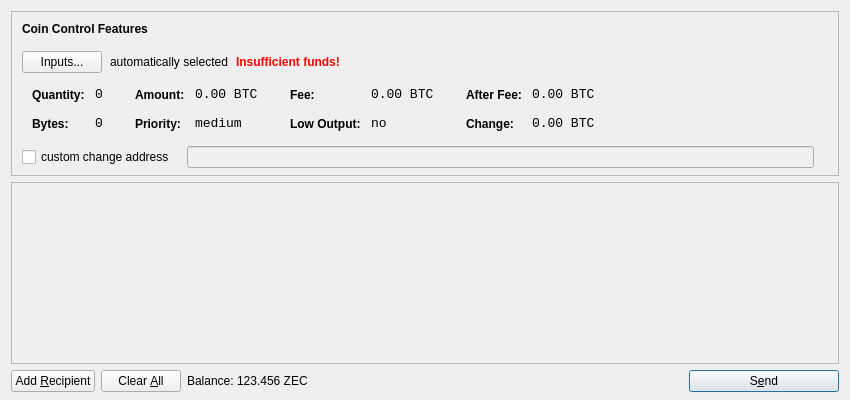
<?xml version="1.0" encoding="UTF-8"?>
<ui version="4.0">
 <class>SendCoinsDialog</class>
 <widget class="QDialog" name="SendCoinsDialog">
  <property name="geometry">
   <rect>
    <x>0</x>
    <y>0</y>
    <width>850</width>
    <height>400</height>
   </rect>
  </property>
  <property name="windowTitle">
   <string>Send Coins</string>
  </property>
  <layout class="QVBoxLayout" name="verticalLayout" stretch="0,1,0">
   <property name="bottomMargin">
    <number>8</number>
   </property>
   <item>
    <widget class="QFrame" name="frameCoinControl">
     <property name="sizePolicy">
      <sizepolicy hsizetype="Expanding" vsizetype="Expanding">
       <horstretch>0</horstretch>
       <verstretch>0</verstretch>
      </sizepolicy>
     </property>
     <property name="maximumSize">
      <size>
       <width>16777215</width>
       <height>16777215</height>
      </size>
     </property>
     <property name="frameShape">
      <enum>QFrame::StyledPanel</enum>
     </property>
     <property name="frameShadow">
      <enum>QFrame::Sunken</enum>
     </property>
     <layout class="QVBoxLayout" name="verticalLayoutCoinControl2">
      <property name="spacing">
       <number>-1</number>
      </property>
      <property name="leftMargin">
       <number>0</number>
      </property>
      <property name="topMargin">
       <number>0</number>
      </property>
      <property name="rightMargin">
       <number>0</number>
      </property>
      <property name="bottomMargin">
       <number>6</number>
      </property>
      <item>
       <layout class="QVBoxLayout" name="verticalLayoutCoinControl" stretch="0,0,0,0,1">
        <property name="spacing">
         <number>0</number>
        </property>
        <property name="leftMargin">
         <number>10</number>
        </property>
        <property name="topMargin">
         <number>10</number>
        </property>
        <item>
         <layout class="QHBoxLayout" name="horizontalLayoutCoinControl1">
          <property name="bottomMargin">
           <number>15</number>
          </property>
          <item>
           <widget class="QLabel" name="labelCoinControlFeatures">
            <property name="sizePolicy">
             <sizepolicy hsizetype="Preferred" vsizetype="Maximum">
              <horstretch>0</horstretch>
              <verstretch>0</verstretch>
             </sizepolicy>
            </property>
            <property name="font">
             <font>
              <weight>75</weight>
              <bold>true</bold>
             </font>
            </property>
            <property name="styleSheet">
             <string notr="true">font-weight:bold;</string>
            </property>
            <property name="text">
             <string>Coin Control Features</string>
            </property>
           </widget>
          </item>
         </layout>
        </item>
        <item>
         <layout class="QHBoxLayout" name="horizontalLayoutCoinControl2" stretch="0,0,0,0">
          <property name="spacing">
           <number>8</number>
          </property>
          <property name="bottomMargin">
           <number>10</number>
          </property>
          <item>
           <widget class="QPushButton" name="pushButtonCoinControl">
            <property name="styleSheet">
             <string notr="true"/>
            </property>
            <property name="text">
             <string>Inputs...</string>
            </property>
           </widget>
          </item>
          <item>
           <widget class="QLabel" name="labelCoinControlAutomaticallySelected">
            <property name="text">
             <string>automatically selected</string>
            </property>
            <property name="margin">
             <number>5</number>
            </property>
           </widget>
          </item>
          <item>
           <widget class="QLabel" name="labelCoinControlInsuffFunds">
            <property name="font">
             <font>
              <weight>75</weight>
              <bold>true</bold>
             </font>
            </property>
            <property name="styleSheet">
             <string notr="true">color:red;font-weight:bold;</string>
            </property>
            <property name="text">
             <string>Insufficient funds!</string>
            </property>
            <property name="margin">
             <number>5</number>
            </property>
           </widget>
          </item>
          <item>
           <spacer name="horizontalSpacerCoinControl">
            <property name="orientation">
             <enum>Qt::Horizontal</enum>
            </property>
            <property name="sizeHint" stdset="0">
             <size>
              <width>40</width>
              <height>1</height>
             </size>
            </property>
           </spacer>
          </item>
         </layout>
        </item>
        <item>
         <widget class="QWidget" name="widgetCoinControl" native="true">
          <property name="sizePolicy">
           <sizepolicy hsizetype="Preferred" vsizetype="Preferred">
            <horstretch>0</horstretch>
            <verstretch>0</verstretch>
           </sizepolicy>
          </property>
          <property name="minimumSize">
           <size>
            <width>0</width>
            <height>0</height>
           </size>
          </property>
          <property name="styleSheet">
           <string notr="true"/>
          </property>
          <layout class="QHBoxLayout" name="horizontalLayoutCoinControl5">
           <property name="margin">
            <number>0</number>
           </property>
           <item>
            <layout class="QHBoxLayout" name="horizontalLayoutCoinControl3" stretch="0,0,0,1">
             <property name="spacing">
              <number>20</number>
             </property>
             <property name="topMargin">
              <number>0</number>
             </property>
             <property name="bottomMargin">
              <number>10</number>
             </property>
             <item>
              <layout class="QFormLayout" name="formLayoutCoinControl1">
               <property name="horizontalSpacing">
                <number>10</number>
               </property>
               <property name="verticalSpacing">
                <number>14</number>
               </property>
               <property name="leftMargin">
                <number>10</number>
               </property>
               <property name="topMargin">
                <number>4</number>
               </property>
               <property name="rightMargin">
                <number>6</number>
               </property>
               <item row="0" column="0">
                <widget class="QLabel" name="labelCoinControlQuantityText">
                 <property name="styleSheet">
                  <string notr="true">font-weight:bold;</string>
                 </property>
                 <property name="text">
                  <string>Quantity:</string>
                 </property>
                 <property name="margin">
                  <number>0</number>
                 </property>
                </widget>
               </item>
               <item row="0" column="1">
                <widget class="QLabel" name="labelCoinControlQuantity">
                 <property name="font">
                  <font>
                   <family>Monospace</family>
                   <pointsize>10</pointsize>
                  </font>
                 </property>
                 <property name="cursor">
                  <cursorShape>IBeamCursor</cursorShape>
                 </property>
                 <property name="contextMenuPolicy">
                  <enum>Qt::ActionsContextMenu</enum>
                 </property>
                 <property name="text">
                  <string notr="true">0</string>
                 </property>
                 <property name="margin">
                  <number>0</number>
                 </property>
                 <property name="textInteractionFlags">
                  <set>Qt::LinksAccessibleByMouse|Qt::TextSelectableByKeyboard|Qt::TextSelectableByMouse</set>
                 </property>
                </widget>
               </item>
               <item row="1" column="0">
                <widget class="QLabel" name="labelCoinControlBytesText">
                 <property name="styleSheet">
                  <string notr="true">font-weight:bold;</string>
                 </property>
                 <property name="text">
                  <string>Bytes:</string>
                 </property>
                </widget>
               </item>
               <item row="1" column="1">
                <widget class="QLabel" name="labelCoinControlBytes">
                 <property name="font">
                  <font>
                   <family>Monospace</family>
                   <pointsize>10</pointsize>
                  </font>
                 </property>
                 <property name="cursor">
                  <cursorShape>IBeamCursor</cursorShape>
                 </property>
                 <property name="contextMenuPolicy">
                  <enum>Qt::ActionsContextMenu</enum>
                 </property>
                 <property name="text">
                  <string notr="true">0</string>
                 </property>
                 <property name="textInteractionFlags">
                  <set>Qt::LinksAccessibleByMouse|Qt::TextSelectableByKeyboard|Qt::TextSelectableByMouse</set>
                 </property>
                </widget>
               </item>
              </layout>
             </item>
             <item>
              <layout class="QFormLayout" name="formLayoutCoinControl2">
               <property name="horizontalSpacing">
                <number>10</number>
               </property>
               <property name="verticalSpacing">
                <number>14</number>
               </property>
               <property name="leftMargin">
                <number>6</number>
               </property>
               <property name="topMargin">
                <number>4</number>
               </property>
               <property name="rightMargin">
                <number>6</number>
               </property>
               <item row="0" column="0">
                <widget class="QLabel" name="labelCoinControlAmountText">
                 <property name="styleSheet">
                  <string notr="true">font-weight:bold;</string>
                 </property>
                 <property name="text">
                  <string>Amount:</string>
                 </property>
                 <property name="margin">
                  <number>0</number>
                 </property>
                </widget>
               </item>
               <item row="0" column="1">
                <widget class="QLabel" name="labelCoinControlAmount">
                 <property name="font">
                  <font>
                   <family>Monospace</family>
                   <pointsize>10</pointsize>
                  </font>
                 </property>
                 <property name="cursor">
                  <cursorShape>IBeamCursor</cursorShape>
                 </property>
                 <property name="contextMenuPolicy">
                  <enum>Qt::ActionsContextMenu</enum>
                 </property>
                 <property name="text">
                  <string notr="true">0.00 BTC</string>
                 </property>
                 <property name="textInteractionFlags">
                  <set>Qt::LinksAccessibleByMouse|Qt::TextSelectableByKeyboard|Qt::TextSelectableByMouse</set>
                 </property>
                </widget>
               </item>
               <item row="1" column="0">
                <widget class="QLabel" name="labelCoinControlPriorityText">
                 <property name="styleSheet">
                  <string notr="true">font-weight:bold;</string>
                 </property>
                 <property name="text">
                  <string>Priority:</string>
                 </property>
                </widget>
               </item>
               <item row="1" column="1">
                <widget class="QLabel" name="labelCoinControlPriority">
                 <property name="font">
                  <font>
                   <family>Monospace</family>
                   <pointsize>10</pointsize>
                  </font>
                 </property>
                 <property name="cursor">
                  <cursorShape>IBeamCursor</cursorShape>
                 </property>
                 <property name="contextMenuPolicy">
                  <enum>Qt::ActionsContextMenu</enum>
                 </property>
                 <property name="text">
                  <string>medium</string>
                 </property>
                 <property name="textInteractionFlags">
                  <set>Qt::LinksAccessibleByMouse|Qt::TextSelectableByKeyboard|Qt::TextSelectableByMouse</set>
                 </property>
                </widget>
               </item>
              </layout>
             </item>
             <item>
              <layout class="QFormLayout" name="formLayoutCoinControl3">
               <property name="horizontalSpacing">
                <number>10</number>
               </property>
               <property name="verticalSpacing">
                <number>14</number>
               </property>
               <property name="leftMargin">
                <number>6</number>
               </property>
               <property name="topMargin">
                <number>4</number>
               </property>
               <property name="rightMargin">
                <number>6</number>
               </property>
               <item row="0" column="0">
                <widget class="QLabel" name="labelCoinControlFeeText">
                 <property name="styleSheet">
                  <string notr="true">font-weight:bold;</string>
                 </property>
                 <property name="text">
                  <string>Fee:</string>
                 </property>
                 <property name="margin">
                  <number>0</number>
                 </property>
                </widget>
               </item>
               <item row="0" column="1">
                <widget class="QLabel" name="labelCoinControlFee">
                 <property name="font">
                  <font>
                   <family>Monospace</family>
                   <pointsize>10</pointsize>
                  </font>
                 </property>
                 <property name="cursor">
                  <cursorShape>IBeamCursor</cursorShape>
                 </property>
                 <property name="contextMenuPolicy">
                  <enum>Qt::ActionsContextMenu</enum>
                 </property>
                 <property name="text">
                  <string notr="true">0.00 BTC</string>
                 </property>
                 <property name="textInteractionFlags">
                  <set>Qt::LinksAccessibleByMouse|Qt::TextSelectableByKeyboard|Qt::TextSelectableByMouse</set>
                 </property>
                </widget>
               </item>
               <item row="1" column="0">
                <widget class="QLabel" name="labelCoinControlLowOutputText">
                 <property name="styleSheet">
                  <string notr="true">font-weight:bold;</string>
                 </property>
                 <property name="text">
                  <string>Low Output:</string>
                 </property>
                </widget>
               </item>
               <item row="1" column="1">
                <widget class="QLabel" name="labelCoinControlLowOutput">
                 <property name="font">
                  <font>
                   <family>Monospace</family>
                   <pointsize>10</pointsize>
                  </font>
                 </property>
                 <property name="cursor">
                  <cursorShape>IBeamCursor</cursorShape>
                 </property>
                 <property name="contextMenuPolicy">
                  <enum>Qt::ActionsContextMenu</enum>
                 </property>
                 <property name="text">
                  <string>no</string>
                 </property>
                 <property name="textInteractionFlags">
                  <set>Qt::LinksAccessibleByMouse|Qt::TextSelectableByKeyboard|Qt::TextSelectableByMouse</set>
                 </property>
                </widget>
               </item>
              </layout>
             </item>
             <item>
              <layout class="QFormLayout" name="formLayoutCoinControl4">
               <property name="horizontalSpacing">
                <number>10</number>
               </property>
               <property name="verticalSpacing">
                <number>14</number>
               </property>
               <property name="leftMargin">
                <number>6</number>
               </property>
               <property name="topMargin">
                <number>4</number>
               </property>
               <property name="rightMargin">
                <number>6</number>
               </property>
               <item row="0" column="0">
                <widget class="QLabel" name="labelCoinControlAfterFeeText">
                 <property name="styleSheet">
                  <string notr="true">font-weight:bold;</string>
                 </property>
                 <property name="text">
                  <string>After Fee:</string>
                 </property>
                 <property name="margin">
                  <number>0</number>
                 </property>
                </widget>
               </item>
               <item row="0" column="1">
                <widget class="QLabel" name="labelCoinControlAfterFee">
                 <property name="font">
                  <font>
                   <family>Monospace</family>
                   <pointsize>10</pointsize>
                  </font>
                 </property>
                 <property name="cursor">
                  <cursorShape>IBeamCursor</cursorShape>
                 </property>
                 <property name="contextMenuPolicy">
                  <enum>Qt::ActionsContextMenu</enum>
                 </property>
                 <property name="text">
                  <string notr="true">0.00 BTC</string>
                 </property>
                 <property name="textInteractionFlags">
                  <set>Qt::LinksAccessibleByMouse|Qt::TextSelectableByKeyboard|Qt::TextSelectableByMouse</set>
                 </property>
                </widget>
               </item>
               <item row="1" column="0">
                <widget class="QLabel" name="labelCoinControlChangeText">
                 <property name="styleSheet">
                  <string notr="true">font-weight:bold;</string>
                 </property>
                 <property name="text">
                  <string>Change:</string>
                 </property>
                </widget>
               </item>
               <item row="1" column="1">
                <widget class="QLabel" name="labelCoinControlChange">
                 <property name="font">
                  <font>
                   <family>Monospace</family>
                   <pointsize>10</pointsize>
                  </font>
                 </property>
                 <property name="cursor">
                  <cursorShape>IBeamCursor</cursorShape>
                 </property>
                 <property name="contextMenuPolicy">
                  <enum>Qt::ActionsContextMenu</enum>
                 </property>
                 <property name="text">
                  <string notr="true">0.00 BTC</string>
                 </property>
                 <property name="textInteractionFlags">
                  <set>Qt::LinksAccessibleByMouse|Qt::TextSelectableByKeyboard|Qt::TextSelectableByMouse</set>
                 </property>
                </widget>
               </item>
              </layout>
             </item>
            </layout>
           </item>
          </layout>
         </widget>
        </item>
        <item>
         <layout class="QHBoxLayout" name="horizontalLayoutCoinControl4" stretch="0,0,0">
          <property name="spacing">
           <number>12</number>
          </property>
          <property name="sizeConstraint">
           <enum>QLayout::SetDefaultConstraint</enum>
          </property>
          <property name="topMargin">
           <number>5</number>
          </property>
          <property name="rightMargin">
           <number>5</number>
          </property>
          <item>
           <widget class="QCheckBox" name="checkBoxCoinControlChange">
            <property name="text">
             <string>custom change address</string>
            </property>
           </widget>
          </item>
          <item>
           <widget class="QLineEdit" name="lineEditCoinControlChange">
            <property name="enabled">
             <bool>false</bool>
            </property>
            <property name="sizePolicy">
             <sizepolicy hsizetype="Expanding" vsizetype="Fixed">
              <horstretch>0</horstretch>
              <verstretch>0</verstretch>
             </sizepolicy>
            </property>
           </widget>
          </item>
          <item>
           <widget class="QLabel" name="labelCoinControlChangeLabel">
            <property name="sizePolicy">
             <sizepolicy hsizetype="Preferred" vsizetype="Expanding">
              <horstretch>0</horstretch>
              <verstretch>0</verstretch>
             </sizepolicy>
            </property>
            <property name="minimumSize">
             <size>
              <width>0</width>
              <height>0</height>
             </size>
            </property>
            <property name="text">
             <string/>
            </property>
            <property name="margin">
             <number>3</number>
            </property>
           </widget>
          </item>
         </layout>
        </item>
        <item>
         <spacer name="verticalSpacerCoinControl">
          <property name="orientation">
           <enum>Qt::Vertical</enum>
          </property>
          <property name="sizeHint" stdset="0">
           <size>
            <width>800</width>
            <height>1</height>
           </size>
          </property>
         </spacer>
        </item>
       </layout>
      </item>
     </layout>
    </widget>
   </item>
   <item>
    <widget class="QScrollArea" name="scrollArea">
     <property name="widgetResizable">
      <bool>true</bool>
     </property>
     <widget class="QWidget" name="scrollAreaWidgetContents">
      <property name="geometry">
       <rect>
        <x>0</x>
        <y>0</y>
        <width>830</width>
        <height>165</height>
       </rect>
      </property>
      <layout class="QVBoxLayout" name="verticalLayout_2">
       <property name="margin">
        <number>0</number>
       </property>
       <item>
        <layout class="QVBoxLayout" name="entries">
         <property name="spacing">
          <number>6</number>
         </property>
        </layout>
       </item>
       <item>
        <spacer name="verticalSpacer">
         <property name="orientation">
          <enum>Qt::Vertical</enum>
         </property>
         <property name="sizeHint" stdset="0">
          <size>
           <width>20</width>
           <height>40</height>
          </size>
         </property>
        </spacer>
       </item>
      </layout>
     </widget>
    </widget>
   </item>
   <item>
    <layout class="QHBoxLayout" name="horizontalLayout">
     <item>
      <widget class="QPushButton" name="addButton">
       <property name="toolTip">
        <string>Send to multiple recipients at once</string>
       </property>
       <property name="text">
        <string>Add &amp;Recipient</string>
       </property>
       <property name="icon">
        <iconset resource="../bitcoin.qrc">
         <normaloff>:/icons/add</normaloff>:/icons/add</iconset>
       </property>
       <property name="autoDefault">
        <bool>false</bool>
       </property>
      </widget>
     </item>
     <item>
      <widget class="QPushButton" name="clearButton">
       <property name="sizePolicy">
        <sizepolicy hsizetype="Minimum" vsizetype="Fixed">
         <horstretch>0</horstretch>
         <verstretch>0</verstretch>
        </sizepolicy>
       </property>
       <property name="toolTip">
        <string>Remove all transaction fields</string>
       </property>
       <property name="text">
        <string>Clear &amp;All</string>
       </property>
       <property name="icon">
        <iconset resource="../bitcoin.qrc">
         <normaloff>:/icons/remove</normaloff>:/icons/remove</iconset>
       </property>
       <property name="autoRepeatDelay">
        <number>300</number>
       </property>
       <property name="autoDefault">
        <bool>false</bool>
       </property>
      </widget>
     </item>
     <item>
      <layout class="QHBoxLayout" name="horizontalLayout_2">
       <property name="spacing">
        <number>3</number>
       </property>
       <item>
        <widget class="QLabel" name="label">
         <property name="text">
          <string>Balance:</string>
         </property>
        </widget>
       </item>
       <item>
        <widget class="QLabel" name="labelBalance">
         <property name="cursor">
          <cursorShape>IBeamCursor</cursorShape>
         </property>
         <property name="text">
          <string>123.456 ZEC</string>
         </property>
         <property name="textInteractionFlags">
          <set>Qt::LinksAccessibleByMouse|Qt::TextSelectableByKeyboard|Qt::TextSelectableByMouse</set>
         </property>
        </widget>
       </item>
      </layout>
     </item>
     <item>
      <spacer name="horizontalSpacer">
       <property name="orientation">
        <enum>Qt::Horizontal</enum>
       </property>
       <property name="sizeHint" stdset="0">
        <size>
         <width>40</width>
         <height>20</height>
        </size>
       </property>
      </spacer>
     </item>
     <item>
      <widget class="QPushButton" name="sendButton">
       <property name="minimumSize">
        <size>
         <width>150</width>
         <height>0</height>
        </size>
       </property>
       <property name="toolTip">
        <string>Confirm the send action</string>
       </property>
       <property name="text">
        <string>S&amp;end</string>
       </property>
       <property name="icon">
        <iconset resource="../bitcoin.qrc">
         <normaloff>:/icons/send</normaloff>:/icons/send</iconset>
       </property>
       <property name="default">
        <bool>true</bool>
       </property>
      </widget>
     </item>
    </layout>
   </item>
  </layout>
 </widget>
 <resources>
  <include location="../bitcoin.qrc"/>
 </resources>
 <connections/>
</ui>
